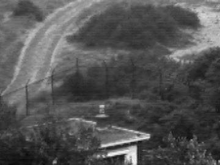
%> input picture datasetexample/21_pairs_tno/vis/VIS1.png, 220 x 165 px, shrunk from 360 x 270 before the run
$ octave amain.m   (GNU Octave 9; MATLAB toolbox functions it lacks are replaced by stand-ins)
%> lines starting %> are read from the running program, lines starting %| are printed output that depends on the picture; long printed decimals are rounded
### metrics/metricsEntropy.m


function res = metricsEntropy(img1,img2,fused)

    fused = double(fused);
    [m,n,b] = size(fused);
    [m1,n1,b1] = size(img2);

    if b == 1
        g = Entropy(img1,img2,fused);
        res = g;
    elseif b1 == 1
        for k = 1 : b
           g(k) = Entropy(img1(:,:,k),img2,fused(:,:,k));
        end
        res = mean(g);
    else
        for k = 1 : b
            g(k) = Entropy(img1(:,:,k),img2(:,:,k),fused(:,:,k));
        end
        res = mean(g);
    end

end

function output = Entropy(img1,img2,fused)
    h = fused;
    s=size(size(h));
    if s(2)==3
        h1=rgb2gray(h);
    else
        h1=h;
    end
    h1=double(h1);
    [m,n]=size(h1);
    X=zeros(1,256);
    result=0;
    for i=1:m
        for j=1:n
            X(floor(h1(i,j))+1)=X(floor(h1(i,j))+1)+1;
        end
    end
    for k=1:256
        P(k)=X(k)/(m*n);
        if (P(k)~=0)
            result=P(k)*log2(P(k))+result;
        end
    end
    result=-result;
    EN1=result;
    output = EN1;
end

### metrics/metricsCross_entropy.m


function res = metricsCross_entropy(img1,img2,fused)

    fused = double(fused);
    [m,n,b] = size(fused);
    [m1,n1,b1] = size(img2);

    if b == 1
        g = cross_entropy_single(img1,img2,fused);
        res = g;
    elseif b1 == 1
        for k = 1 : b
           g(k) = cross_entropy_single(img1(:,:,k), img2,fused(:,:,k));
        end
        res = mean(g);
    else
        for k = 1 : b
            g(k) = cross_entropy_single(img1(:,:,k), img2(:,:,k),fused(:,:,k));
        end
        res = mean(g);
    end

end

function output = cross_entropy_single(img1,img2,fused)

    cross_entropyVI = cross_entropy(img1,fused);
    cross_entropyIR = cross_entropy(img2,fused);
    output = (cross_entropyVI + cross_entropyIR)./2.0;

end

function res0 = cross_entropy(img1,fused)
    s=size(size(img1));
    if s(2)==3
        f1=rgb2gray(img1);
    else
        f1=img1;
    end

    s1=size(size(fused));
    if s1(2)==3
        f2=rgb2gray(fused);
    else
        f2=fused;
    end

    G1=double(f1);
    G2=double(f2);
    [m1,n1]=size(G1);
    [m2,n2]=size(G2);
    m2=m1;
    n2=n1;
    X1=zeros(1,256);
    X2=zeros(1,256);
    result=0;

    for i=1:m1
        for j=1:n1
            X1(G1(i,j)+1)=X1(G1(i,j)+1)+1;
            X2(G2(i,j)+1)=X2(G2(i,j)+1)+1;
        end
    end

    for k=1:256
        P1(k)=X1(k)/(m1*n1);
        P2(k)=X2(k)/(m1*n1);
        if((P1(k)~=0)&(P2(k)~=0))
            result=P1(k)*log2(P1(k)/P2(k))+result;
        end
    end
    res0=result;
end

### metrics/splitt.m
function result = splitt(img1,img2,fused)
    result = 0;
end

### amain.m
clear;clc;
addpath('metrics\');


vifb_path = "datasetexample\";
bench = "21_pairs_tno";
method = "ccfuse";


test(vifb_path,bench,method);
% [1 line not run here, left out]
function test(vifb_path, bench, method)
%> called with vifb_path = 'datasetexample\', bench = '21_pairs_tno', method = 'ccfuse'
    fprintf('++++++++++++++++++++++++++++++++++++++++++++++++++++++++++++++++\n');
    fprintf('Now processing %s with method %s.\n', bench, method);
    fprintf('++++++++++++++++++++++++++++++++++++++++++++++++++++++++++++++++\n');

    % Get the paths
    fused_path = fullfile(vifb_path, bench, method);
    visible_path = fullfile(vifb_path, bench, 'vis');
    infrared_path = fullfile(vifb_path, bench, 'ir');

    output_path = fullfile(vifb_path, 'output', bench, method, 'evaluation_metrics');
    output_path_single = fullfile(vifb_path, 'output', bench, method, 'evaluation_metrics_single');

    % Check
    assert(exist(vifb_path, 'dir') && exist(fused_path, 'dir') && exist(visible_path, 'dir') && exist(infrared_path, 'dir'), 'Paths do not exist');

    ensure_dir(output_path);
    ensure_dir(output_path_single);

    % VI, IR and fuse triple
    imgs_triple = get_image_triples(visible_path, infrared_path, fused_path);

    % Compute the metrics
    image_names = cellfun(@(x) strsplit(x{3}, '.'), imgs_triple, 'UniformOutput', false);
    image_names = cellfun(@(x) x{1}, image_names, 'UniformOutput', false);

    metrics = struct('Information_theory____',@splitt,...
                     'Entropy_EN', @metricsEntropy, ...
                     'Cross_entropy_CE', @metricsCross_entropy, ...
                     'Mutual_information_MI', @metricsMutinf, ...
                     'FMI_pixel',@metricsFMI_pixel,...
                     'FMI_dct', @metricsFMI_dct, ...
                     'FMI_w',@metricsFMI_w,...
                     'Peak_signal_to_noise_ratio_PSNR', @metricsPsnr, ...
                     'Structural_Similarity____',@splitt, ...
                     'MS_Structural_similarity_MSSSIM',@metricsSsim, ...
                     'Root_mean_square_error_Rmse',@metricsRmse, ...
                     'Image_feature____',@splitt,...
                     'Spaial_frequency_SF',@metricsSpatial_frequency, ...
                     'Standard_deviation_SD',@metricsSD ,...
                     'Variance',@metricsVariance,...
                     'Edge_intensity_EI', @metricsEdge_intensity, ...
                     'Avg_gradient_AG', @metricsAvg_gradient, ...
                     'Human_perception____',@splitt,...
                     'VIF', @metricsVIF, ...
                     'Qcb', @metricsQcb, ...
                     'Origin_fused____',@splitt,...
                     'Gradient_based_similarity_measurement_Qabf', @metricsQabf, ...
                     'Correlation_coefficient_CC',@metricsCC, ...
                     'Sum_of_correlation_differences_SCD',@metricsSCD, ...
                     'Nabf',@metricsNabf,...
                     'More____',@splitt,...
                     'Qcv',@metricsQcv ...
                     );

    metric_names = fieldnames(metrics);
    num_metrics = numel(metric_names);
    num_images = numel(imgs_triple);

    results = cell(num_metrics, 1);
    for i = 1:num_metrics
        name = metric_names{i};
        metric_method = metrics.(name);

        fprintf('Using metric %s.\n', name);
        metric_results = zeros(num_images, 1);

        for j = 1:num_images
            [img_vi_path, img_ir_path, img_fuse_path] = imgs_triple{j}{:};
            parts = strsplit(img_fuse_path, '.');
            image_name = [parts{1}, '.txt'];

            img_vi_path = fullfile(visible_path, img_vi_path);
            img_ir_path = fullfile(infrared_path, img_ir_path);
            img_fuse_path = fullfile(fused_path, img_fuse_path);


            img_vi = imread(img_vi_path);
%> img_vi is the input picture: size 165x220 uint8; min 10, max 248, mean 84.4
            img_ir = imread(img_ir_path);
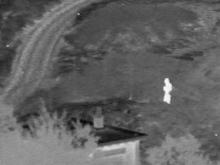
%> input picture datasetexample/21_pairs_tno/ir/IR1.png, 220 x 165 px, shrunk from 360 x 270 before the run
%> img_ir is the input picture: size 165x220 uint8; min 2, max 249, mean 97.8
            img_fuse = imread(img_fuse_path);
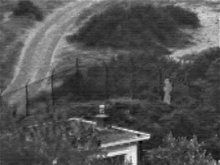
%> input picture datasetexample/21_pairs_tno/ccfuse/Fuse1.png, 220 x 165 px, shrunk from 360 x 270 before the run
%> img_fuse is the input picture: size 165x220 uint8; min 3, max 244, mean 82.3

            single_result = metric_method(img_vi, img_ir, img_fuse);
%> single_result = 0
            metric_results(j) = single_result;

            % Store one single result
            store_single_result = fullfile(output_path_single, image_name);
            fid = fopen(store_single_result, 'a');
            fprintf(fid, '%s:%f\n', name, single_result);
            fclose(fid);
        end

        results{i} = metric_results;

        result_mean = mean(metric_results);
%> result_mean = 0
        fprintf('    %s is : %f\n', name, result_mean);
%|     Information_theory____ is : 0
%> the run ends on the next line

        % Store all results in .txt
        store_all_results = fullfile(output_path, 'all_results.txt');
        fid = fopen(store_all_results, 'a');
        fprintf(fid, '%s:%f\n', name, result_mean);
        fclose(fid);
    end

    % Create table and save to Excel
    T = table(image_names', 'VariableNames', {' '});
    for i = 1:num_metrics
        T.(metric_names{i}) = results{i};
    end
    writetable(T, fullfile(output_path_single, 'output_single.xlsx'));
    fprintf('Finished!\n');

end


function ensure_dir(directory)
    if ~exist(directory, 'dir')
        mkdir(directory);
    else
        rmdir(directory, 's');
        mkdir(directory);
    end
end


function triples = get_image_triples(visible_path, infrared_path, fused_path)
    % 获取文件列表并过滤掉 '.' 和 '..'
    vis_files = dir(fullfile(visible_path, '*'));
    ir_files = dir(fullfile(infrared_path, '*'));
    fuse_files = dir(fullfile(fused_path, '*'));

    % 过滤掉 '.' 和 '..' 并只保留文件（不包括文件夹）
    vis_files = vis_files(~ismember({vis_files.name}, {'.', '..'}) & ~[vis_files.isdir]);
    ir_files = ir_files(~ismember({ir_files.name}, {'.', '..'}) & ~[ir_files.isdir]);
    fuse_files = fuse_files(~ismember({fuse_files.name}, {'.', '..'}) & ~[fuse_files.isdir]);

    vis_names = {vis_files.name};
    ir_names = {ir_files.name};
    fuse_names = {fuse_files.name};

    triples = {};
    for i = 1:numel(vis_names)
        vis_name = vis_names{i}(4:end);  % ignore "VIS"
        for j = 1:numel(ir_names)
            ir_name = ir_names{j}(3:end);  % ignore "IR"
            if strcmp(vis_name, ir_name)
                for k = 1:numel(fuse_names)
                    fuse_name = fuse_names{k}(5:end);  % ignore "Fuse"
                    if strcmp(vis_name, fuse_name)
                        triples{end+1} = {vis_names{i}, ir_names{j}, fuse_names{k}};
                        break;
                    end
                end
                break;
            end
        end
    end
end
